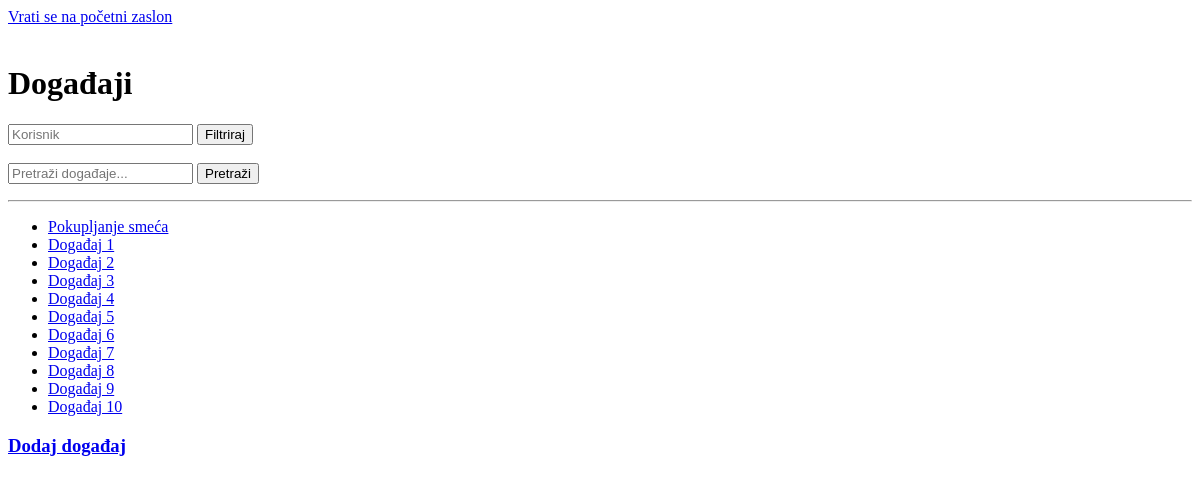
The page /events/ (signed in) on the database as committed earlier.
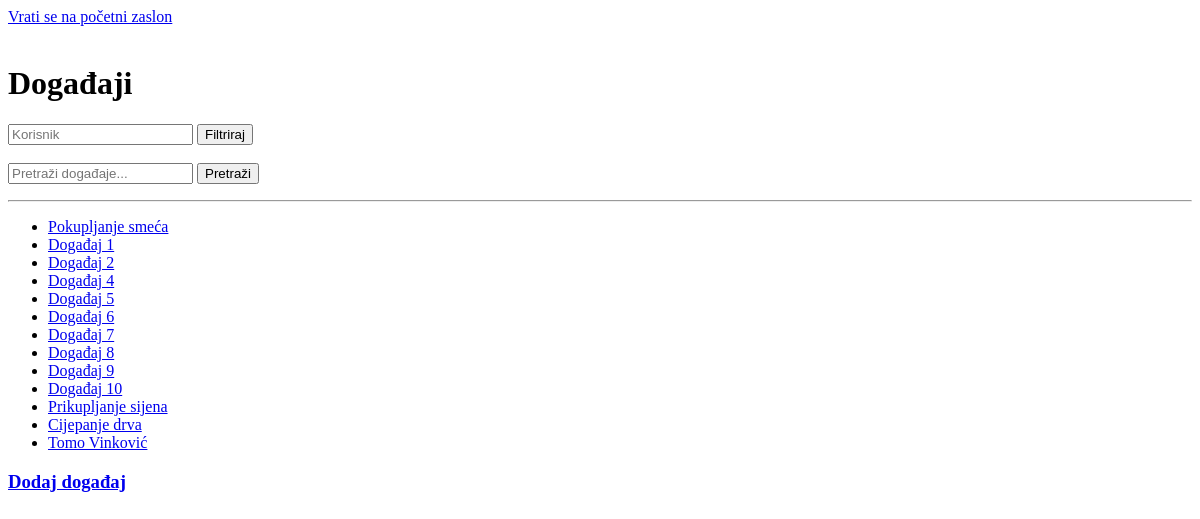
The same page on the database as committed later.
### main/models.py (models this page shows, shortened)
class Event(models.Model):
    title = models.CharField(max_length=200)
    description = models.TextField()
    date = models.DateTimeField()
    location = models.CharField(max_length=255)
    organizer = models.ForeignKey(User, on_delete=models.CASCADE)
    created_at = models.DateTimeField(auto_now_add=True)
    updated_at = models.DateTimeField(auto_now=True)
    class Meta:
        default_permissions = ()
        permissions = [
            ("add_event", "Can add event"),
            ("view_event", "Can view event"),
            ("register_event", "Can register for event"),
            ("comment_event", "Can comment on event"),
        ]

### main/views.py (the view)
# urls.py: path('events/', EventListView.as_view(), name='event_list'),
class EventListView(LoginRequiredMixin, ListView):
    model = Event
    template_name = 'main/Event/event_list.html'
    context_object_name = 'events'
    def get_queryset(self):
        queryset = Event.objects.all()
        organizer = self.request.GET.get('user')
        if organizer:
            queryset = queryset.filter(organizer__username__icontains=organizer)
        query = self.request.GET.get('q')
        if query:
            queryset = queryset.filter(title__icontains=query)
        return queryset

### templates/main/Event/event_list.html (shortened to what this page needs)
<a href="{% url 'main:home' %}">Vrati se na početni zaslon</a>
<h1>Događaji</h1>
    <form method="get" action="">
        <input type="text" name="user" placeholder="Korisnik" value="{{ request.GET.user }}">
        <button type="submit">Filtriraj</button>
        <br><br>
        <input type="text" name="q" placeholder="Pretraži događaje..." value="{{ request.GET.q }}">
        <button type="submit">Pretraži</button>
    </form>
    <hr>
<ul>
    {% for event in events %}
        <li><a href="{% url 'main:event_detail' event.pk %}">{{ event.title }}</a></li>
    {% empty %}
        <li>Nema događaja.</li>
    {% endfor %}
</ul>
<h3><a href="{% url 'main:event_add' %}">Dodaj događaj</a></h3>

Rows that differ between the two databases and show on the page:
removed Event: title "Događaj 3"
added Event: title "Prikupljanje sijena"
added Event: title "Cijepanje drva"
added Event: title "Tomo Vinković"
